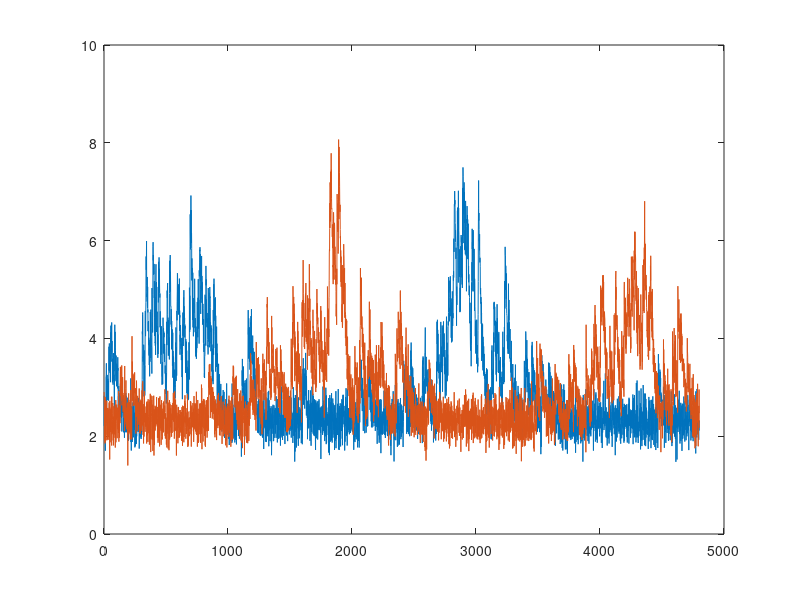

Recreate this plot in MATLAB. (Note: this script raises an error after producing the figure.)
% this script is a wrapper that loads some data (or simulates it) and then
% calls the most recent FOOPSI function to infer spike trains and
% parameters

clear, clc,
fname = 'spatial_multi2';

%% set parameters

% generate spatial filters
Nc      = 2;                                % # of cells in the ROI
neur_w  = 8;                               % height per neuron
height  = 10;                               % height of frame (pixels)
width   = Nc*neur_w;                        % width of frame (pixels)
Npixs   = height*width;                     % # pixels in ROI
x       = linspace(-5,5,width);
y       = linspace(-5,5,height);
[X,Y]   = meshgrid(x,y);
g1      = zeros(Npixs,Nc);
g2      = 0*g1;
Sigma1  = diag([1,1])*1.5;                    % var of positive gaussian
Sigma2  = diag([1,1])*5;                    % var of negative gaussian
sp      = 2.0;
mu      = [1 1]'*linspace(-sp,sp,Nc);     % means of gaussians for each cell (distributed across pixel space)
w       = ones(1,Nc); %linspace(1,Nc,Nc); %Nc:-1:1;             % weights of each filter
for i=1:Nc
    g1(:,i)  = w(i)*mvnpdf([X(:) Y(:)],mu(:,i)',Sigma1);
    g2(:,i)  = 0*w(i)*mvnpdf([X(:) Y(:)],mu(:,i)',Sigma2);
end

for i=1:Nc
    P.a(:,i)=g1(:,i)-g2(:,i);
end
P.b     = 0.01*mean(P.a); % baseline is a scaled down version of the sum of the spatial filters

% set meta parameters
V.T      = 4800;                         % # of time steps
V.dt     = 1/60;                           % time step size
V.Npixels= Npixs;                        % # of pixels in each image
V.Ncells = Nc;                           % # cells per ROI
V.Poiss  = 0;                            % whether observations are poisson or gaussian
V.fast_iter_max= 25;                           % # iterations of EM to estimate params

% initialize other parameters
P.sig   = 2.5*max(P.a(:));                             % stan dev of noise (indep for each pixel)
C_0     = 0;                                % initial calcium
tau     = 0.5*ones(Nc,1);   % decay time constant for each cell
P.gam   = 1-V.dt./tau(1:Nc);             % set gam
lam     = linspace(0,4*pi,V.T);
P.lam = repmat(exp(1.3*(sin(lam))'),1,V.Ncells); % rate-ish, ie, lam*dt=# spikes per second
for j=2:V.Ncells
    P.lam(:,j) = exp(1.6*(sin(lam+pi))');
end
P.lam   = P.lam-repmat(min(P.lam),V.T,1);

%% simulate data

n=zeros(V.T,V.Ncells);                         % pre-allocate memory for spike train
C=n;                                        % pre-allocate memory for calcium
for i=1:V.Ncells
    n(1,i)      = C_0;
    n(2:end,i)  = poissrnd(P.lam(2:end,i)*V.dt);  % simulate spike train
    n(n>1)      = 1;                                            % make only 1 spike per bin
    C(:,i)      = filter(1,[1 -P.gam(i)],n(:,i));               % calcium concentration
end
F = P.a*(C+repmat(P.b,V.T,1))'+P.sig*rand(Npixs,V.T);

figure(2), clf, hold off, plot(P.a(:,1)\F), hold all, plot(P.a(:,2)\F);

save(['../../data/' fname '.mat'],'F','n','P','V')

%% generate tif

MakMov  = 0;
if MakMov==1
    FF=uint8(floor(255*z1(F)));
    for t=1:500
        if t==1, mod='overwrite'; else mod='append'; end
        imwrite(reshape(FF(:,t),height,width),['../../data/' fname '.tif'],'tif','Compression','none','WriteMode',mod)
    end
end

%% infer spike trains and parameters

% initialize parameters for estimating parameters (these are only used if MaxIter>1)
V.est_sig     = 0;
V.est_lam     = 0;
V.est_gam     = 0;
V.est_b       = 1;
V.est_a       = 1;

% initialize parameters for plotting results after each pseudo-EM step
V.fast_thresh  = 1;                            % whether to threshold spike train before estimating 'a' and 'b' (we always keep this on)
V.fast_plot    = 1;                            % whether to plot filter with each iteration
V.n       = n;                            % keep true spike times to also plot for comparison purposes
V.h       = height;                       % height of frame (pixels)
V.w       = width;                        % width of frame (pixels)



% infer spike trains using a variety of techniques
q=0;
exps=[2.6]; %[1 2.5];% 3 3.5];
for qq=exps
    disp(qq)
    if qq==1;                                % use true params
        PP=P;
        PP.lam=mean(PP.lam);
        FF=F;
        V.fast_iter_max = 1;
    elseif qq==2                             % use svd spatial filter
        V.fast_iter_max = 1;
        PP=P;
        PP.lam=mean(PP.lam);
        FF=F;
        [U,S,VV]=pca_approx(F',V.Ncells);
        for j=1:V.Ncells, PP.a(:,j)=VV(:,j); end
    elseif qq==2.5
        V.fast_iter_max = 10;
        PP=P;
        PP.lam=mean(PP.lam);
        FF=F;
        [U,S,VV]=pca_approx(F',V.Ncells);
        for j=1:V.Ncells, PP.a(:,j)=VV(:,j); end
    elseif qq==2.6
        V.fast_iter_max = 3;
        PP=P;
        PP.lam=mean(PP.lam);
        FF=F-repmat(mean(F,2),1,V.T);
        [U,S,VV]=pca_approx(F',V.Ncells);
        for j=1:V.Ncells, PP.a(:,j)=VV(:,j); end
        PP.b=0*P.b;
    elseif qq==3                           % estimate params
        V.fast_iter_max = 10;
        PP=P;
        FF=F;%-repmat(mean(F,2),1,V.T);
        [U,S,VV]=pca_approx(FF',V.Ncells);
        for j=1:V.Ncells, PP.a(:,j)=VV(:,j); end
    elseif qq==3.5                           % estimate params
        V.fast_iter_max = 10;
        PP=P;
        FF=F-repmat(mean(F,2),1,V.T);
        [U,S,VV]=pca_approx(FF',V.Ncells);
        for j=1:V.Ncells, PP.a(:,j)=VV(:,j); end
        V.est_b=0;
    elseif qq==4                           % estimate params
        V.fast_iter_max = 25;
        PP=P;
        FF=F;
        [U,S,VV]=pca_approx(FF',V.Ncells);
        for j=1:V.Ncells, PP.a(:,j)=VV(:,j); end
        V.Plot = 1;
    elseif qq==5                           % estimate params
        V.fast_iter_max = 20;
        V.fast_thresh  = 0;
        PP=P;
        [U,S,V]=pca_approx(F',V.Ncells);
        for j=1:V.Ncells, PP.a(:,j)=V(:,j); end
    end
    q=q+1;
    [I{q}.n I{q}.P] = fast_oopsi(FF,V,PP);
end

save(['../../data/' fname],'I','V')
sound(10*sin(linspace(0,180*pi,2000)))

%% plot results
fname='spatial_multi2';
load(['../../data/' fname])
% I{3}=I{2};

Pl.g    = 0.5*ones(1,3);       % gray color
Pl.fs   = 8;                   % font size
Pl.w1   = 0.28;                 % width of subplot
Pl.wh   = [Pl.w1 Pl.w1];        % width and height of subplots
Pl.b1   = 0.67;                 % bottom of topmost subplt
Pl.l1   = 0.41;                 % left side of left subplot on right half
Pl.l2   = Pl.l1+0.3;            % left side of right subplot on right half
Pl.s1   = Pl.w1+0.043;          % space between subplots on right side
Pl.s2   = .33;                  % space between subplots on left side
Pl.ms   = 2;                    % marker size
Pl.lw   = 2;                    % line width
Pl.n    = n; Pl.n(Pl.n==0)=NaN; % true spike train (0's are NaN's so they don't plot)
Pl.T    = V.T;
Pl.c    = [0 0 0; Pl.g; 1 1 1]; % colors: black, grey, white
Pl.m    = ['v','v'];
Pl.xlim = [2000 2500]-1000;        % limits of x-axis
Pl.shift= [0 .07];
Pl.x_range = Pl.xlim(1):Pl.xlim(2);
Pl.XTick = [Pl.xlim(1):2/V.dt:Pl.xlim(2)];
Pl.XTickLabel = Pl.XTick;

% show how our estimation procedure given truth and when estimating spatial filter

figure(1), clf, hold on
nrows   = 2; 
ncols   = 5; 

Fmean=mean(F);

% make images on same scale
immax=max((P.a(:)));
immin=min((P.a(:)));
for q=1:2
    immax=max(immax,max(I{q}.P.a(:)));
    immin=min(immin,min(I{q}.P.a(:)));
end

PP.a=60*(P.a-immin)/(immax-immin);
for q=1:2
    for j=1:2
        EI{q}.P.a(:,j)=60*(I{q}.P.a(:,j)-immin)/(immax-immin);
    end
end

% plot mean image frame
subplot(nrows,ncols,1)
imagesc(reshape(sum(PP.a,2),V.h,V.w))
set(gca,'XTick',[],'YTick',[])
colormap gray
ylabel([{'ROI'}],'FontSize',Pl.fs);

% plot F
q=1;
subplot(nrows,ncols,ncols+1), hold on
for j=1:V.Ncells
    F_proj=I{q}.P.a(:,j_inf(j))\F;
    plot(0.9*z1(F_proj(Pl.x_range)),'Color',Pl.c(j,:),'LineWidth',1)
    stem(Pl.n(Pl.x_range,j)-Pl.shift(j),'LineStyle','none','Marker',Pl.m(j),'MarkerEdgeColor',Pl.c(j,:),'MarkerFaceColor',Pl.c(j,:),'MarkerSize',Pl.ms)
    axis([Pl.xlim-Pl.xlim(1) 0 1])
    set(gca,'YTick',[0 1],'YTickLabel',[])
    if q==1
        ylab=ylabel([{'fluorescence'}],'FontSize',Pl.fs);
        set(gca,'XTick',Pl.XTick-min(Pl.XTick),'XTickLabel',(Pl.XTick-min(Pl.XTick))*V.dt,'FontSize',Pl.fs)
        xlabel('time (sec)','FontSize',Pl.fs)
    else
        set(gca,'XTick',Pl.XTick-min(Pl.XTick),'XTickLabel',[])
    end
end

for q=1:2

    % plot spatial filters
    for j=1:V.Ncells,
        subplot(nrows,ncols,1+q+(j-1)*2)
        if q==1, j_inf=[1 2]; else j_inf=[2 1]; end
        imagesc(reshape(EI{q}.P.a(:,j_inf(j)),V.h,V.w)),
        set(gca,'XTickLabel',[],'YTickLabel',[])

        if q==1 && j==1
            ylabel([{'spatial'}; {'filter'}],'FontSize',Pl.fs);
            title('Truth','FontSize',Pl.fs),
        else
            title('Estimated','FontSize',Pl.fs)
        end
    end


    % plot inferred spike train
    for j=1:V.Ncells
        subplot(nrows,ncols,1+q+(j-1)*2+ncols)
        hold on
        if q==1, j_inf=[1 2]; else j_inf=[2 1]; end
        stem(Pl.x_range,Pl.n(Pl.x_range,j)+.03,'LineStyle','none','Marker','v','MarkerEdgeColor',Pl.c(j,:),'MarkerFaceColor',Pl.c(j,:),'MarkerSize',Pl.ms)
        bar(Pl.x_range,I{q}.n(Pl.x_range,j_inf(j))/max(I{q}.n(Pl.x_range,j_inf(j))),'EdgeColor',Pl.c(j,:),'FaceColor',Pl.c(j,:))
        axis('tight')
        set(gca,'YTick',[0 1],'YTickLabel',[])
        set(gca,'XTick',Pl.XTick,'XTickLabel',(Pl.XTick-min(Pl.XTick))*V.dt,'FontSize',Pl.fs)
        xlabel('time (sec)','FontSize',Pl.fs)
        if q==1 && j==1
            ylabel([{'fast'}; {'filter'}],'FontSize',Pl.fs)
        else
        end
    end

end

% neuron={'                 Neuron 1'};
% annotation(gcf,'textbox',[0.2642 0 0.3248 0.6531],'String',neuron,'FitBoxToText','off');

% print fig
wh=[7 2];   %width and height
DirName = '../../figs/';
PrintFig(wh,DirName,fname);
